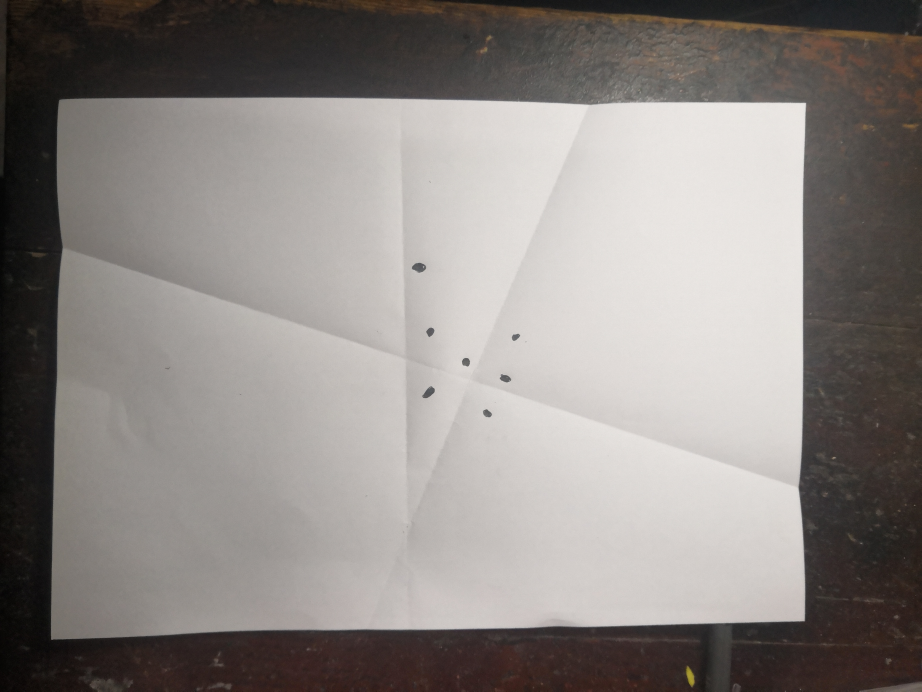
#> input picture addition/test/5.jpg, 4608 x 3456 px (shown at 1/5 size)
$ python useless.py   (older library calls are emulated)
#> lines starting #> are read from the running program, lines starting #| are printed output that depends on the picture; after the words box and inside, x2 and y2 are one past the last pixel; in counts of white or black regions, pixels touching at a corner belong together
### perspective.py
from scipy.spatial import distance as dist
import numpy as np
import cv2

def order_points(pts):
    # sort the points based on their x-coordinates
    xSorted = pts[np.argsort(pts[:, 0]), :]

    # grab the left-most and right-most points from the sorted
    # x-roodinate points
    leftMost = xSorted[:2, :]
    rightMost = xSorted[2:, :]

    # now, sort the left-most coordinates according to their
    # y-coordinates so we can grab the top-left and bottom-left
    # points, respectively
    leftMost = leftMost[np.argsort(leftMost[:, 1]), :]
    (tl, bl) = leftMost

    # now that we have the top-left coordinate, use it as an
    # anchor to calculate the Euclidean distance between the
    # top-left and right-most points; by the Pythagorean
    # theorem, the point with the largest distance will be
    # our bottom-right point
    D = dist.cdist(tl[np.newaxis], rightMost, "euclidean")[0]
    (br, tr) = rightMost[np.argsort(D)[::-1], :]

    # return the coordinates in top-left, top-right,
    # bottom-right, and bottom-left order
    return np.array([tl, tr, br, bl], dtype="float32")

def four_point_transform(image, pts):
    # obtain a consistent order of the points and unpack them
    # individually
    rect = order_points(pts)
    (tl, tr, br, bl) = rect

    # compute the width of the new image, which will be the
    # maximum distance between bottom-right and bottom-left
    # x-coordiates or the top-right and top-left x-coordinates
    widthA = np.sqrt(((br[0] - bl[0]) ** 2) + ((br[1] - bl[1]) ** 2))
    widthB = np.sqrt(((tr[0] - tl[0]) ** 2) + ((tr[1] - tl[1]) ** 2))
    maxWidth = max(int(widthA), int(widthB))

    # compute the height of the new image, which will be the
    # maximum distance between the top-right and bottom-right
    # y-coordinates or the top-left and bottom-left y-coordinates
    heightA = np.sqrt(((tr[0] - br[0]) ** 2) + ((tr[1] - br[1]) ** 2))
    heightB = np.sqrt(((tl[0] - bl[0]) ** 2) + ((tl[1] - bl[1]) ** 2))
    maxHeight = max(int(heightA), int(heightB))

    # now that we have the dimensions of the new image, construct
    # the set of destination points to obtain a "birds eye view",
    # (i.e. top-down view) of the image, again specifying points
    # in the top-left, top-right, bottom-right, and bottom-left
    # order
    dst = np.array([
        [0, 0],
        [maxWidth - 1, 0],
        [maxWidth - 1, maxHeight - 1],
        [0, maxHeight - 1]], dtype="float32")

    # compute the perspective transform matrix and then apply it
    M = cv2.getPerspectiveTransform(rect, dst)
    warped = cv2.warpPerspective(image, M, (maxWidth, maxHeight))

    # return the warped image
    return warped

### addition/useless.py
import cv2
import numpy as np
import perspective

img = './test/5.jpg'

def nothing(x):
    pass

def warp(path):
#> called with path = './test/5.jpg'
    img = cv2.imread(path)
#> img is the input picture: shape (3456, 4608, 3); mean B, G, R 131.2, 134.5, 139.8
    # 缩小图片,可按照实际图像调整
    size = img.shape
#> size = (3456, 4608, 3)
    while size[0] * size[1] > 1000 * 1000:
        img = cv2.pyrDown(img)
        size = img.shape
    x=img
    # 灰度化
    gray = cv2.cvtColor(img, cv2.COLOR_BGR2GRAY)
    black = np.zeros(gray.shape, dtype=np.uint8)

    # 创建滑动条a
    cv2.namedWindow('1.canny')
    # cv2.namedWindow('hough')
    cv2.createTrackbar('max', '1.canny', 50, 200, nothing)
    cv2.createTrackbar('GssKrnlSz', '1.canny', 3, 10, nothing)
    # cv2.createTrackbar('thrshld', 'hough', 20, 200, nothing)


    # 主循环
    while (1):
        # 键盘检测,按下 a 退出
        if cv2.waitKey(30) & 0xFF== 97:
#> (key Esc is pressed here)
            break

        # 获取滑动值
        maxVal = cv2.getTrackbarPos('max', '1.canny')	# canny最大阈值
        kernel_size = 2 * cv2.getTrackbarPos('GssKrnlSz','1.canny') + 1 # 高斯核大小只能是奇数
        #maxVal = 50
        #kernel_size = 7

        # 高斯模糊
        blur = cv2.GaussianBlur(gray, (kernel_size, kernel_size), 0)

        # 边缘检测
        edge = cv2.Canny(blur, int(maxVal/2), maxVal)
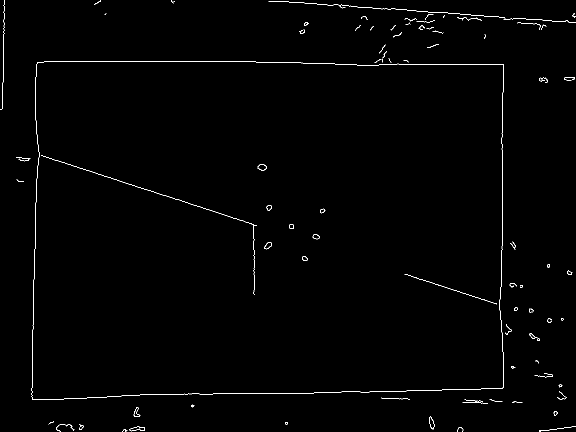
#> edge: shape (864, 1152) (shown at 1/2 size); 0.72% white in thin lines or dots
        cv2.imshow('1.canny', edge)

        # 闭运算
        dilated  = cv2.dilate(edge, None, iterations = 2) # 膨胀
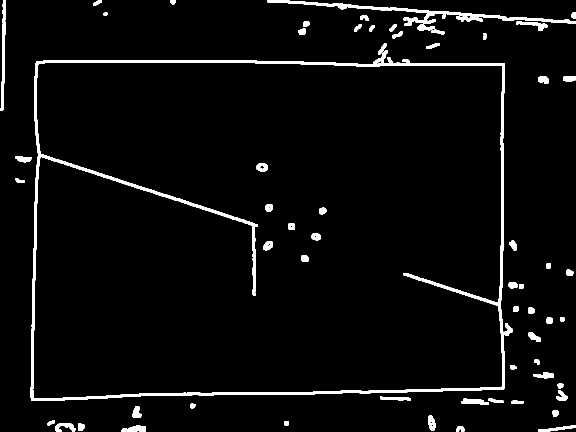
#> dilated: shape (864, 1152) (shown at 1/2 size); 3.9% white; 62 white regions, largest, box (x1, y1, x2, y2) and area: (61, 100, 1010, 802) 21553, (535, 0, 1152, 52) 4542, (0, 0, 12, 222) 1214
        eroded = cv2.erode(dilated, None, iterations = 1) # 腐蚀
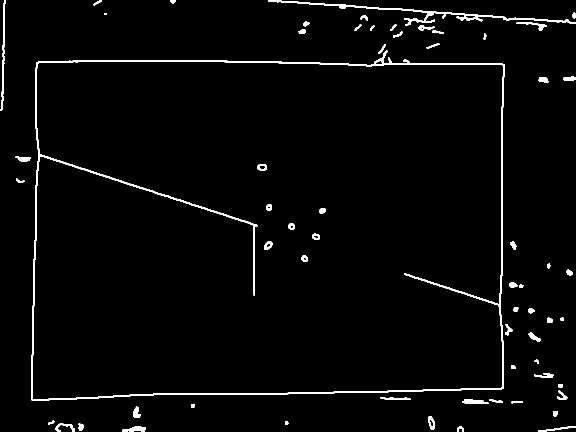
#> eroded: shape (864, 1152) (shown at 1/2 size); 2.4% white; 62 white regions
        #cv2.imshow('2.closed', eroded)

        # 轮廓检测
        image, contours, hier = cv2.findContours(eroded,
            cv2.RETR_LIST, cv2.CHAIN_APPROX_SIMPLE)
#> contours = 73 contours, 2 with area under 20; largest, box (x1, y1, x2, y2) and area: (62, 101, 1009, 801) 621772, (64, 123, 1007, 799) 612842, (536, 0, 1152, 51) 2124, (0, 0, 11, 221) 510, (244, 852, 291, 864) 310
        cnts = sorted(contours, key = cv2.contourArea, reverse = True)[:5]	# sorted(L, key=lambda x:x[1])
#> cnts = 5 contours; box (x1, y1, x2, y2) and area: (62, 101, 1009, 801) 621772, (64, 123, 1007, 799) 612842, (536, 0, 1152, 51) 2124, (0, 0, 11, 221) 510, (244, 852, 291, 864) 310
        out1 = cv2.drawContours(black.copy(), cnts, -1, 255, 1)
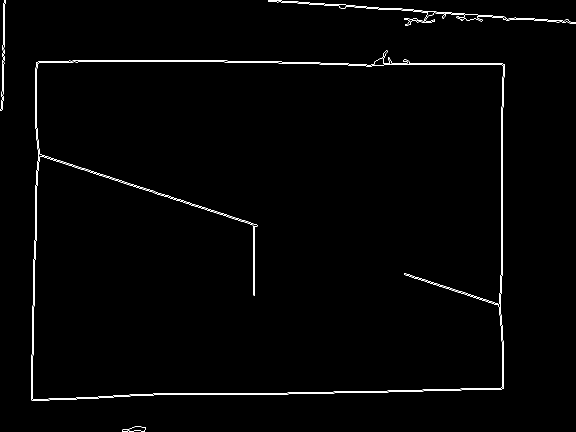
#> out1: shape (864, 1152) (shown at 1/2 size); 1% white in thin lines or dots

        # 轮廓点
        for c in cnts:
            peri = cv2.arcLength(c, True)
            approx = cv2.approxPolyDP(c, 0.02*peri, True)
            if len(approx) == 4: # 表明找到四个轮廓点
                screenCnt = approx
                break
#> this loop made 1 pass
#> (peri, screenCnt) on pass 1: (3347.5, [[1008, 128], [73, 124], [63, 800], [1006, 777]])
        try:
            # 展示截取区域的拐点和最外4层轮廓
            out4 = cv2.drawContours(out1, screenCnt, -1, 255, 7)
#> out4: shape (864, 1152); 1% white in thin lines or dots
            #cv2.imshow('3.screenCnt', out4)
            # 仿射变换
            warped = perspective.four_point_transform(img.copy(), screenCnt.reshape(4, 2))
#> in order_points, `xSorted = pts[np.argsort(pts[:, 0]), :]`: xSorted = [[63, 800], [73, 124], [1006, 777], [1008, 128]]
#> in order_points, `leftMost = xSorted[:2, :]`: leftMost = [[63, 800], [73, 124]]
#> in order_points, `rightMost = xSorted[2:, :]`: rightMost = [[1006, 777], [1008, 128]]
#> in order_points, `leftMost = leftMost[np.argsort(leftMost[:, 1]), :]`: leftMost = [[73, 124], [63, 800]]
#> in order_points, `(tl, bl) = leftMost`: tl = [73, 124]; bl = [63, 800]
#> in order_points, `D = dist.cdist(tl[np.newaxis], rightMost, "euclidean")[0]`: D = [1138.8, 935]
#> in order_points, `(br, tr) = rightMost[np.argsort(D)[::-1], :]`: br = [1006, 777]; tr = [1008, 128]
#> in four_point_transform, `rect = order_points(pts)`: rect = [[73, 124], [1008, 128], [1006, 777], [63, 800]]
#> in four_point_transform, `(tl, tr, br, bl) = rect`: tl = [73, 124]; tr = [1008, 128]; br = [1006, 777]; bl = [63, 800]
#> in four_point_transform, `widthA = np.sqrt(((br[0] - bl[0]) ** 2) + ((br[1] - bl[1]) ** 2))`: widthA = 943.3
#> in four_point_transform, `widthB = np.sqrt(((tr[0] - tl[0]) ** 2) + ((tr[1] - tl[1]) ** 2))`: widthB = 935
#> in four_point_transform, `maxWidth = max(int(widthA), int(widthB))`: maxWidth = 943
#> in four_point_transform, `heightA = np.sqrt(((tr[0] - br[0]) ** 2) + ((tr[1] - br[1]) ** 2))`: heightA = 649
#> in four_point_transform, `heightB = np.sqrt(((tl[0] - bl[0]) ** 2) + ((tl[1] - bl[1]) ** 2))`: heightB = 676.1
#> in four_point_transform, `maxHeight = max(int(heightA), int(heightB))`: maxHeight = 676
#> in four_point_transform, `dst = np.array([ [0, 0], [maxWidth - 1, 0], [maxWidth - 1, maxHeight -..`: dst = [[0, 0], [942, 0], [942, 675], [0, 675]]
#> in four_point_transform, `M = cv2.getPerspectiveTransform(rect, dst)`: M = [[0.966, 0.0143, -72.28], [-0.0043, 1.01, -124.3], [-4.24e-05, 1.19e-05, 1]]
#> in four_point_transform, `warped = cv2.warpPerspective(image, M, (maxWidth, maxHeight))`:
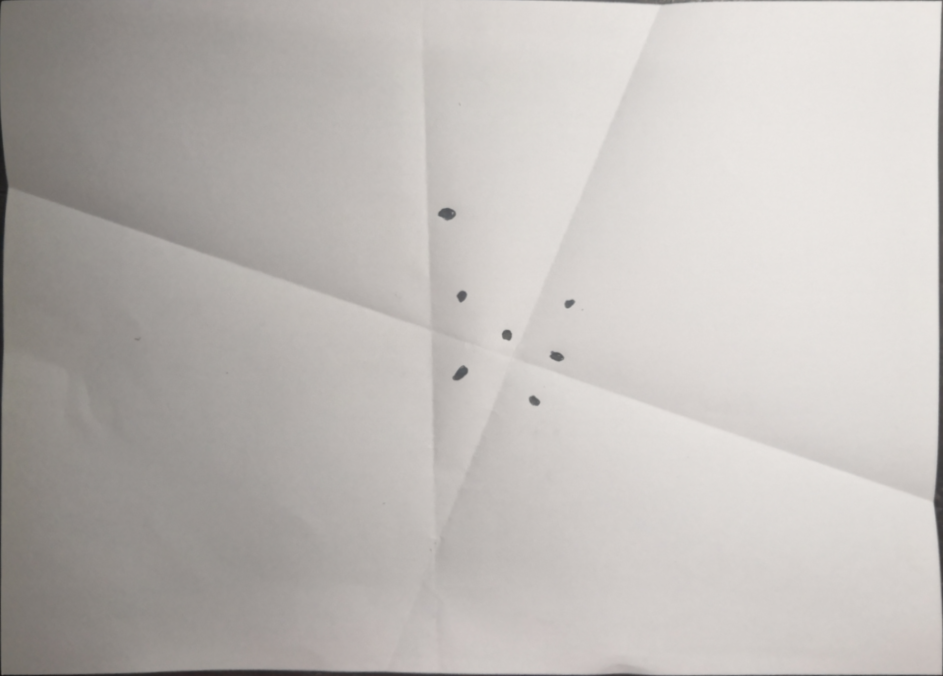
#> warped: shape (676, 943, 3); mean of channels 0, 1, 2 183.3, 186.6, 190.9; drawn as B, G, R
            x=warped

        except:
            pass
        cv2.imshow("5.origin", img)
        cv2.imshow("4.corrected", x)
    #cv2.imwrite('paper.png',warped)

    cv2.waitKey()
    cv2.destroyAllWindows()

warp(img)

$ run again, with addition/test/1.jpg copied over addition/test/5.jpg
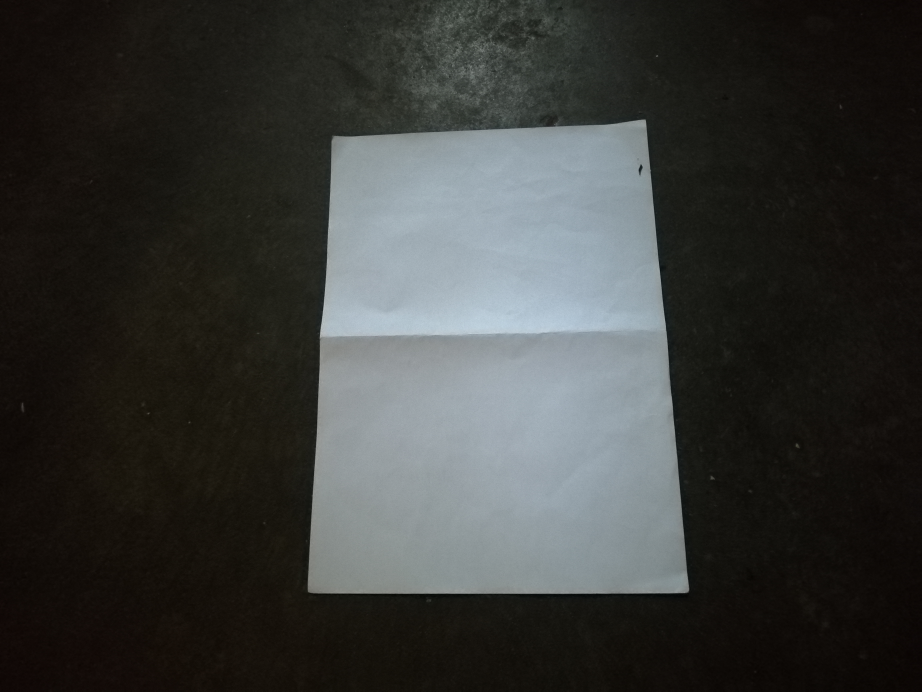
#> input picture addition/test/1.jpg, 4608 x 3456 px (shown at 1/5 size)
#> in warp, img is the input picture: shape (3456, 4608, 3); mean B, G, R 55.9, 58.1, 56.8
#> in warp, `edge = cv2.Canny(blur, int(maxVal/2), maxVal)`:
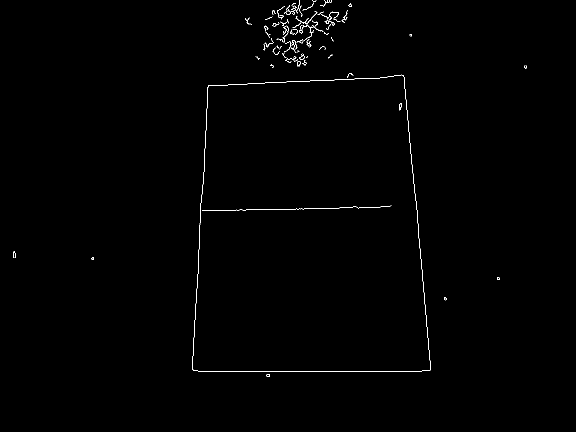
#> edge: shape (864, 1152) (shown at 1/2 size); 0.45% white in thin lines or dots, all inside (x1, y1, x2, y2) = (26, 0, 1054, 754)
#> dilated: shape (864, 1152); 2.3% white; 19 white regions, largest, box (x1, y1, x2, y2) and area: (383, 144, 864, 745) 12762, (528, 0, 698, 136) 7853, (524, 49, 549, 103) 594
#> eroded: shape (864, 1152); 1.5% white; 21 white regions
#> contours = 32 contours, 1 with area under 20; largest, box (x1, y1, x2, y2) and area: (384, 145, 863, 744) 254565, (386, 151, 861, 742) 249360, (529, 0, 697, 135) 5764, (569, 53, 622, 86) 765, (525, 50, 548, 102) 318
#> cnts = 5 contours; box (x1, y1, x2, y2) and area: (384, 145, 863, 744) 254565, (386, 151, 861, 742) 249360, (529, 0, 697, 135) 5764, (569, 53, 622, 86) 765, (525, 50, 548, 102) 318
#> out1: shape (864, 1152); 0.64% white in thin lines or dots, all inside (x1, y1, x2, y2) = (384, 0, 863, 744)
#> the loop in warp, `for c in cnts:` made 1 pass
#> (peri, screenCnt) on pass 1: (2118.7, [[807, 149], [415, 170], [385, 741], [862, 740]])
#> out4: shape (864, 1152); 0.65% white in thin lines or dots, all inside (x1, y1, x2, y2) = (381, 0, 867, 746)
#> xSorted = [[385, 741], [415, 170], [807, 149], [862, 740]]
#> in order_points, `leftMost = xSorted[:2, :]`: leftMost = [[385, 741], [415, 170]]
#> rightMost = [[807, 149], [862, 740]]
#> in order_points, `leftMost = leftMost[np.argsort(leftMost[:, 1]), :]`: leftMost = [[415, 170], [385, 741]]
#> in order_points, `(tl, bl) = leftMost`: tl = [415, 170]; bl = [385, 741]
#> D = [392.6, 724.4]
#> in order_points, `(br, tr) = rightMost[np.argsort(D)[::-1], :]`: br = [862, 740]; tr = [807, 149]
#> rect = [[415, 170], [807, 149], [862, 740], [385, 741]]
#> in four_point_transform, `(tl, tr, br, bl) = rect`: tl = [415, 170]; tr = [807, 149]; br = [862, 740]; bl = [385, 741]
#> widthA = 477
#> widthB = 392.6
#> maxWidth = 477
#> heightA = 593.6
#> heightB = 571.8
#> maxHeight = 593
#> dst = [[0, 0], [476, 0], [476, 592], [0, 592]]
#> M = [[1.42, 0.0744, -600.2], [0.0758, 1.41, -271.8], [0.000124, 0.000422, 1]]
#> in four_point_transform, `warped = cv2.warpPerspective(image, M, (maxWidth, maxHeight))`:
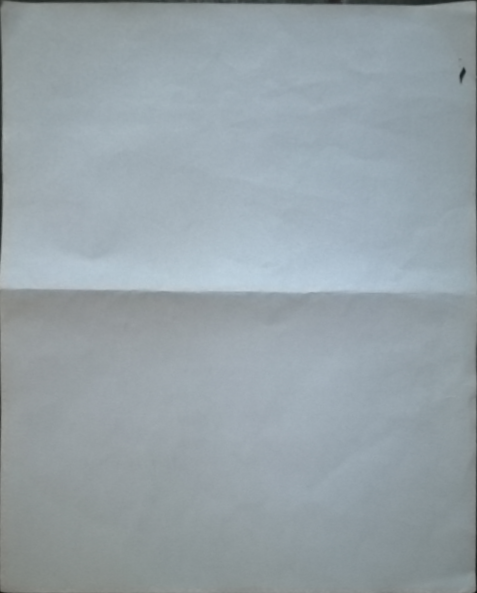
#> warped: shape (593, 477, 3); mean of channels 0, 1, 2 168.1, 162.2, 150.9; drawn as B, G, R

$ run again, with addition/test/2.jpg copied over addition/test/5.jpg
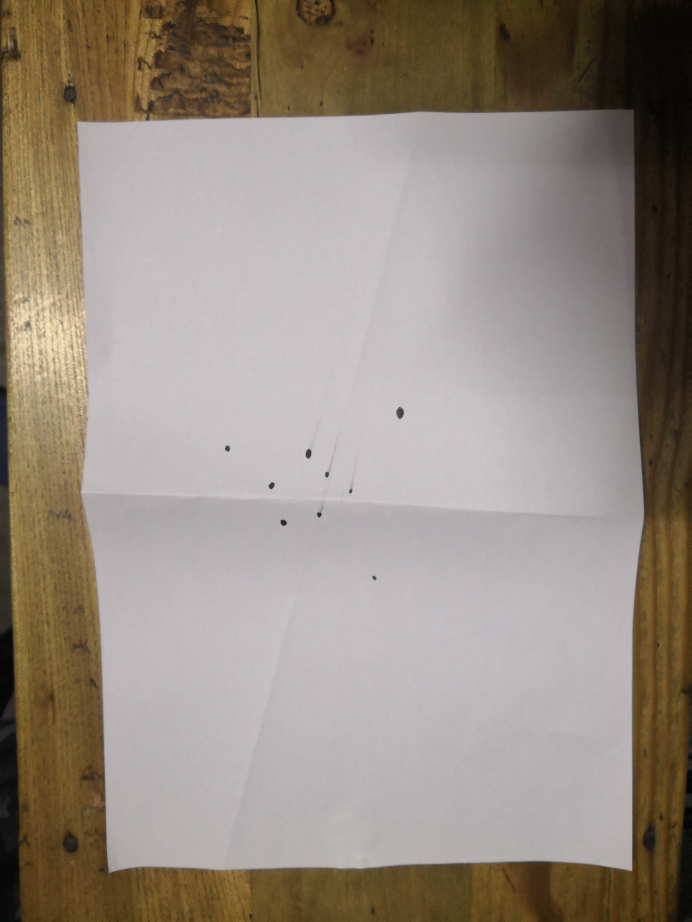
#> input picture addition/test/2.jpg, 3456 x 4608 px (shown at 1/5 size)
#> in warp, img is the input picture: shape (4608, 3456, 3); mean B, G, R 130.9, 141.1, 151.6
#> in warp, `edge = cv2.Canny(blur, int(maxVal/2), maxVal)`:
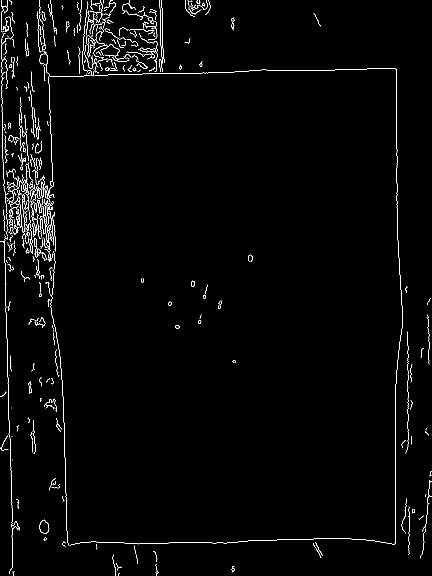
#> edge: shape (1152, 864) (shown at 1/2 size); 1.7% white in thin lines or dots
#> dilated: shape (1152, 864); 8.6% white; 58 white regions, largest, box (x1, y1, x2, y2) and area: (0, 0, 808, 1152) 66016, (46, 141, 86, 309) 2138, (801, 661, 827, 909) 1918
#> eroded: shape (1152, 864); 6.1% white; 63 white regions
#> contours = 215 contours, 35 with area under 20; largest, box (x1, y1, x2, y2) and area: (0, 0, 807, 1152) 686920, (98, 138, 805, 1089) 634370, (233, 57, 314, 117) 2085, (191, 106, 313, 150) 2067, (369, 0, 422, 35) 1168
#> cnts = 5 contours; box (x1, y1, x2, y2) and area: (0, 0, 807, 1152) 686920, (98, 138, 805, 1089) 634370, (233, 57, 314, 117) 2085, (191, 106, 313, 150) 2067, (369, 0, 422, 35) 1168
#> out1: shape (1152, 864); 1.3% white in thin lines or dots
#> the loop in warp, `for c in cnts:` made 2 passes
#> (peri, screenCnt) on pass 2: (3348.6, [[789, 138], [789, 1085], [138, 1088], [98, 155]])
#> out4: shape (1152, 864); 1.3% white in thin lines or dots
#> xSorted = [[98, 155], [138, 1088], [789, 1085], [789, 138]]
#> leftMost = [[98, 155], [138, 1088]]
#> rightMost = [[789, 1085], [789, 138]]
#> in order_points, `(tl, bl) = leftMost`: tl = [98, 155]; bl = [138, 1088]
#> D = [1158.6, 691.2]
#> in order_points, `(br, tr) = rightMost[np.argsort(D)[::-1], :]`: br = [789, 1085]; tr = [789, 138]
#> rect = [[98, 155], [789, 138], [789, 1085], [138, 1088]]
#> in four_point_transform, `(tl, tr, br, bl) = rect`: tl = [98, 155]; tr = [789, 138]; br = [789, 1085]; bl = [138, 1088]
#> widthA = 651
#> widthB = 691.2
#> maxWidth = 691
#> heightA = 947
#> heightB = 933.9
#> maxHeight = 947
#> dst = [[0, 0], [690, 0], [690, 946], [0, 946]]
#> M = [[1, -0.0431, -91.76], [0.0233, 0.947, -149], [1.97e-05, -6.24e-05, 1]]
#> in four_point_transform, `warped = cv2.warpPerspective(image, M, (maxWidth, maxHeight))`:
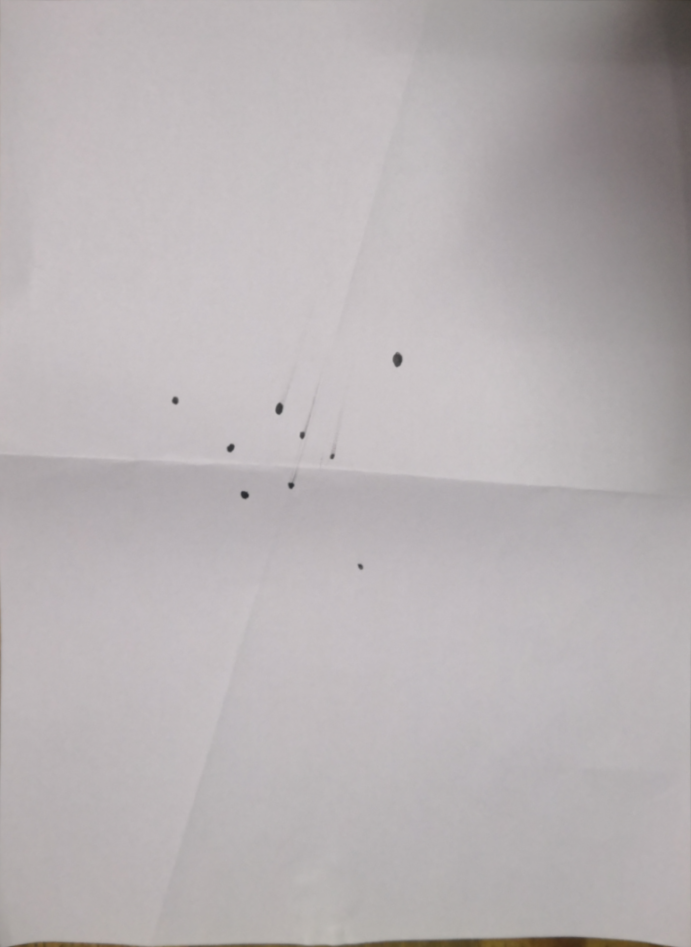
#> warped: shape (947, 691, 3); mean of channels 0, 1, 2 179.5, 178, 183.5; drawn as B, G, R
